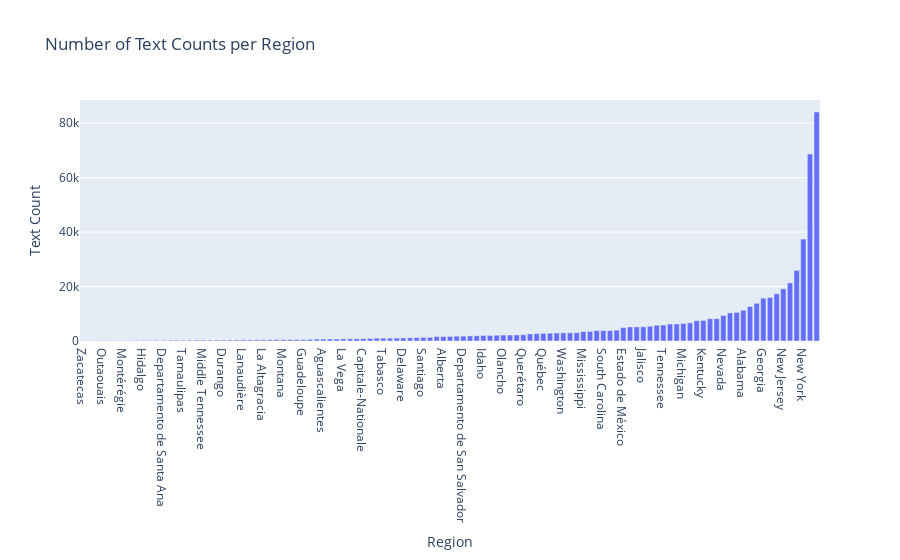

Notebook cell for this chart:
### Code cell
import pandas as pd
import plotly.graph_objects as go

 #Assuming you have a DataFrame named 'region_counts_info' with columns 'region' and 'text'

fig = go.Figure(data=[go.Bar(x=region_counts_info['region'], y=region_counts_info['text'])])

fig.update_layout(
    title='Number of Text Counts per Region',
    xaxis_title='Region',
    yaxis_title='Text Count'
)

fig.show()

### Figure 1 — Plotly figure (JSON) as saved in the notebook; plotly's stock layout.template omitted (floating-point values rounded to 4 significant figures)
{"data": [{"type": "bar", "x": ["Zacatecas", "Alaska", "Baja California Sur", "Outaouais", "Laurentides", "Saskatchewan", "Montérégie", "Castries", "San Luis Potosí", "Hidalgo", "District of Columbia", "Distrito Nacional", "Departamento de Santa Ana", "Tlaxcala", "Colima", "Tamaulipas", "Sonora", "Campeche", "Middle Tennessee", "North Dakota", "Vermont", "Durango", "Guerrero", "Newfoundland and Labrador", "Lanaudière", "Prince Edward Island", "Santo Domingo", "La Altagracia", "Oaxaca", "Chiapas", "Montana", "Martinique", "Departamento de La Libertad", "Guadeloupe", "Chihuahua", "Connecticut", "Aguascalientes", "Barbuda", "South Dakota", "La Vega", "New Hampshire", "Sinaloa", "Capitale-Nationale", "Rhode Island", "West Tennessee", "Tabasco", "Morelos", "Département de l'Ouest", "Delaware", "Coahuila", "Michoacán", "Santiago", "Maine", "New Mexico", "Alberta", "Manitoba", "Puebla", "Departamento de San Salvador", "Baja California", "Yucatán", "Idaho", "West Virginia", "Guanajuato", "Olancho", "Quintana Roo", "Nebraska", "Querétaro", "Veracruz", "Hawaii", "Québec", "Alta Verapaz", "Iowa", "Washington", "Minnesota", "Kansas", "Mississippi", "Arkansas", "Puerto Rico", "South Carolina", "Utah", "Wisconsin", "Estado de México", "Oklahoma", "Colorado", "Jalisco", "Missouri", "Nuevo León", "Tennessee", "British Columbia", "Oregon", "Michigan", "Maryland", "Indiana", "Kentucky", "Illinois", "Arizona", "Nevada", "Massachusetts", "Virginia", "Alabama", "North Carolina", "Ontario", "Georgia", "Ohio", "Louisiana", "New Jersey", "Pennsylvania", "Florida", "New York", "California", "Texas"], "y": [133, 139, 148, 171, 178, 179, 181, 199, 201, 237, 244, 257, 265, 271, 302, 306, 311, 332, 334, 335, 348, 350, 385, 387, 424, 427, 441, 458, 471, 498, 500, 519, 521, 550, 608, 694, 719, 729, 734, 797, 815, 821, 856, 941, 1031, 1031, 1041, 1088, 1125, 1153, 1229, 1322, 1356, 1632, 1637, 1687, 1753, 1799, 1856, 1916, 2030, 2044, 2123, 2175, 2205, 2234, 2312, 2625, 2715, 2806, 2876, 2932, 3008, 3029, 3082, 3490, 3538, 3818, 3844, 3845, 3978, 4952, 5171, 5190, 5233, 5420, 5775, 5863, 6237, 6265, 6407, 6656, 7463, 7554, 8184, 8211, 9367, 10317, 10516, 11284, 12668, 13838, 15725, 15953, 17344, 19175, 21344, 25950, 37417, 68671, 84084]}], "layout": {"title": {"text": "Number of Text Counts per Region"}, "xaxis": {"title": {"text": "Region"}}, "yaxis": {"title": {"text": "Text Count"}}}}
